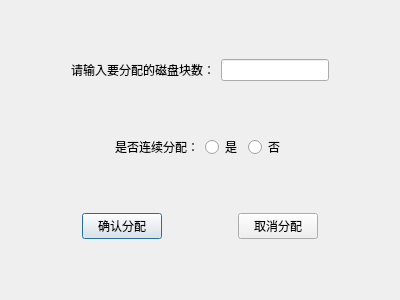
<?xml version="1.0" encoding="UTF-8"?>
<ui version="4.0">
 <class>AllocateDialog</class>
 <widget class="QDialog" name="AllocateDialog">
  <property name="geometry">
   <rect>
    <x>0</x>
    <y>0</y>
    <width>400</width>
    <height>300</height>
   </rect>
  </property>
  <property name="windowTitle">
   <string>磁盘分配操作</string>
  </property>
  <layout class="QVBoxLayout" name="verticalLayout">
   <item>
    <layout class="QHBoxLayout" name="horizontalLayout_3">
     <item>
      <spacer name="horizontalSpacer_4">
       <property name="orientation">
        <enum>Qt::Horizontal</enum>
       </property>
       <property name="sizeHint" stdset="0">
        <size>
         <width>40</width>
         <height>20</height>
        </size>
       </property>
      </spacer>
     </item>
     <item>
      <widget class="QLabel" name="label">
       <property name="text">
        <string>请输入要分配的磁盘块数：</string>
       </property>
      </widget>
     </item>
     <item>
      <widget class="QLineEdit" name="lineEdit"/>
     </item>
     <item>
      <spacer name="horizontalSpacer_5">
       <property name="orientation">
        <enum>Qt::Horizontal</enum>
       </property>
       <property name="sizeHint" stdset="0">
        <size>
         <width>40</width>
         <height>20</height>
        </size>
       </property>
      </spacer>
     </item>
    </layout>
   </item>
   <item>
    <layout class="QHBoxLayout" name="horizontalLayout_2">
     <item>
      <spacer name="horizontalSpacer_6">
       <property name="orientation">
        <enum>Qt::Horizontal</enum>
       </property>
       <property name="sizeHint" stdset="0">
        <size>
         <width>40</width>
         <height>20</height>
        </size>
       </property>
      </spacer>
     </item>
     <item>
      <widget class="QLabel" name="label_2">
       <property name="text">
        <string>是否连续分配：</string>
       </property>
      </widget>
     </item>
     <item>
      <widget class="QRadioButton" name="radio1">
       <property name="text">
        <string>是</string>
       </property>
      </widget>
     </item>
     <item>
      <widget class="QRadioButton" name="radio2">
       <property name="text">
        <string>否</string>
       </property>
      </widget>
     </item>
     <item>
      <spacer name="horizontalSpacer_7">
       <property name="orientation">
        <enum>Qt::Horizontal</enum>
       </property>
       <property name="sizeHint" stdset="0">
        <size>
         <width>40</width>
         <height>20</height>
        </size>
       </property>
      </spacer>
     </item>
    </layout>
   </item>
   <item>
    <layout class="QHBoxLayout" name="horizontalLayout">
     <item>
      <spacer name="horizontalSpacer_2">
       <property name="orientation">
        <enum>Qt::Horizontal</enum>
       </property>
       <property name="sizeHint" stdset="0">
        <size>
         <width>40</width>
         <height>20</height>
        </size>
       </property>
      </spacer>
     </item>
     <item>
      <widget class="QPushButton" name="confirmButton">
       <property name="text">
        <string>确认分配</string>
       </property>
      </widget>
     </item>
     <item>
      <spacer name="horizontalSpacer">
       <property name="orientation">
        <enum>Qt::Horizontal</enum>
       </property>
       <property name="sizeHint" stdset="0">
        <size>
         <width>40</width>
         <height>20</height>
        </size>
       </property>
      </spacer>
     </item>
     <item>
      <widget class="QPushButton" name="cancelButton">
       <property name="text">
        <string>取消分配</string>
       </property>
      </widget>
     </item>
     <item>
      <spacer name="horizontalSpacer_3">
       <property name="orientation">
        <enum>Qt::Horizontal</enum>
       </property>
       <property name="sizeHint" stdset="0">
        <size>
         <width>40</width>
         <height>20</height>
        </size>
       </property>
      </spacer>
     </item>
    </layout>
   </item>
  </layout>
 </widget>
 <resources/>
 <connections/>
</ui>
